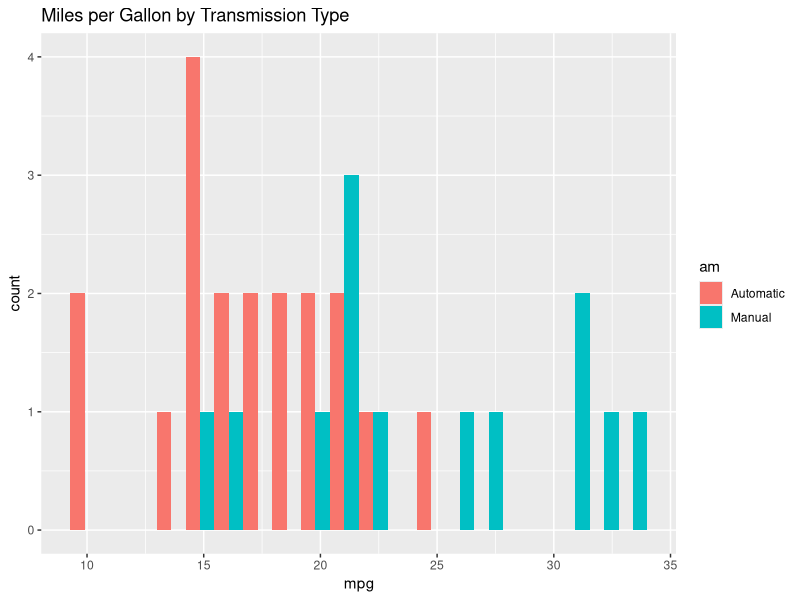
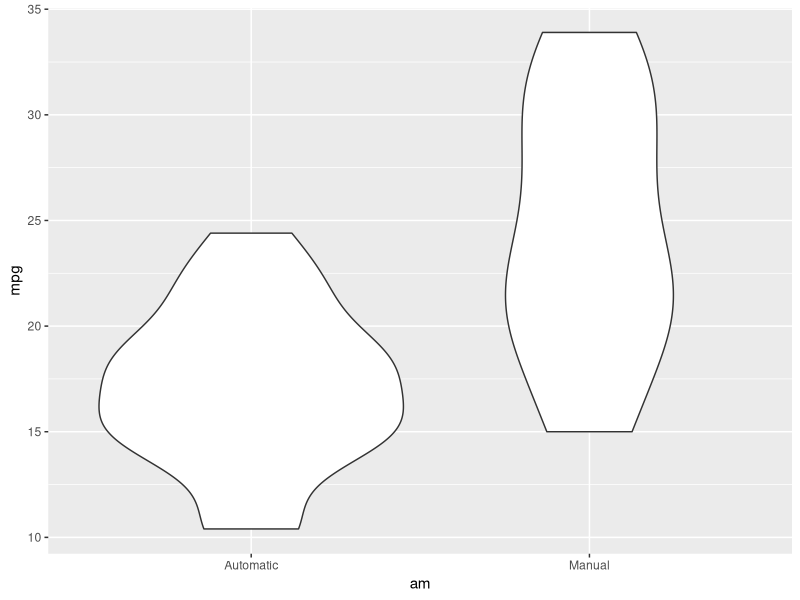
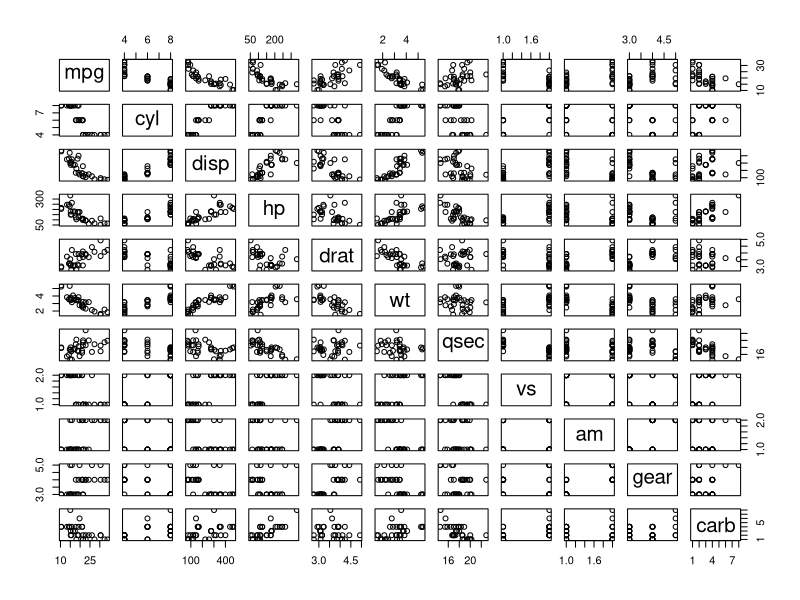
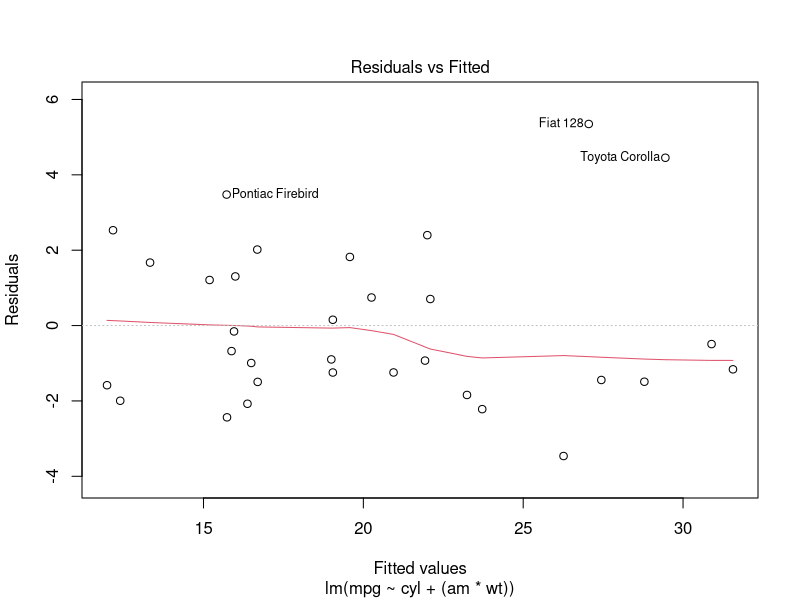
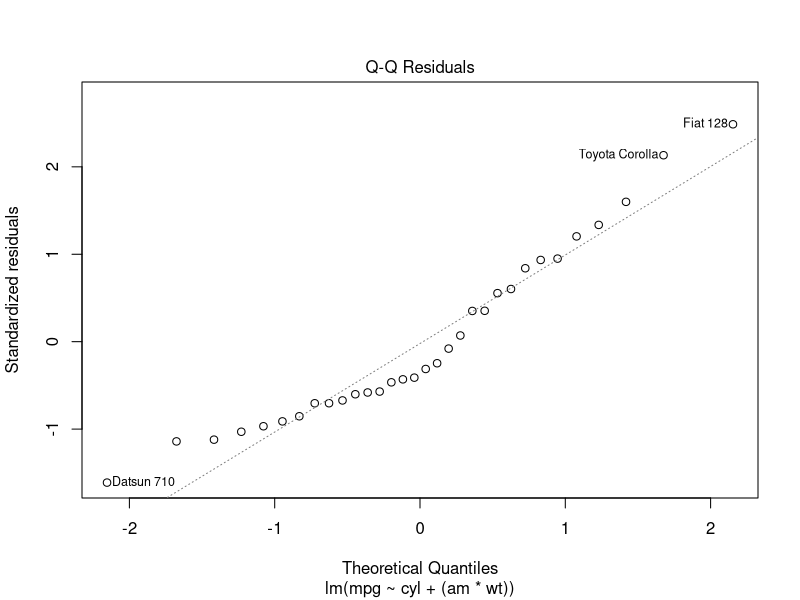
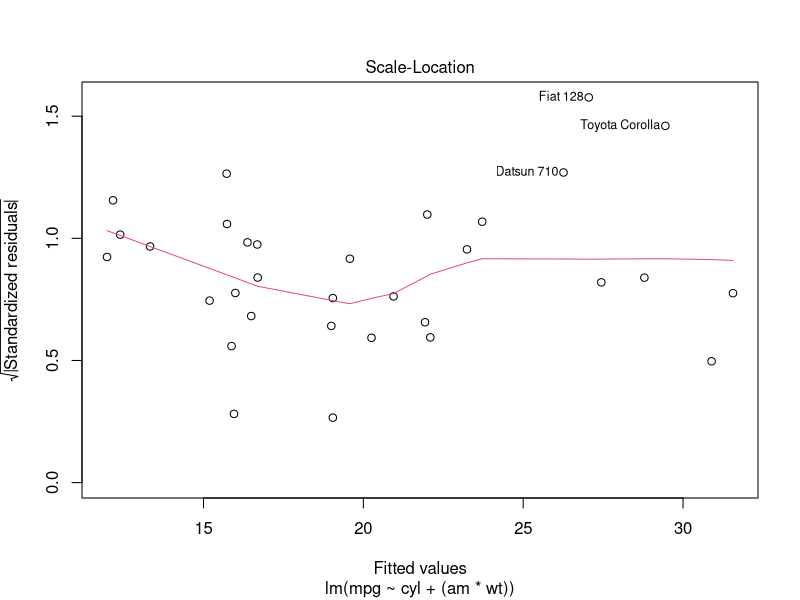
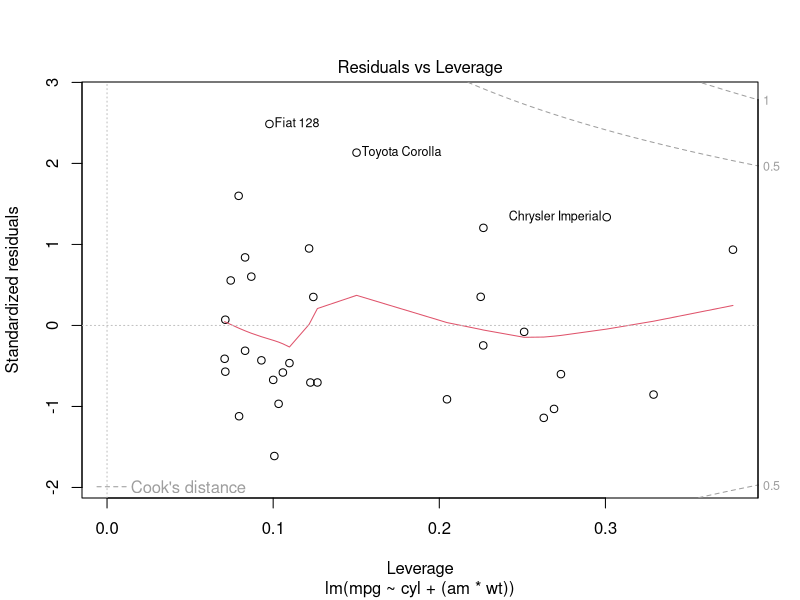

These figures' R source, in order:
## ---- chunk 1
library(tidyverse)
library(ggplot2)
## ---- chunk 2
summary(mtcars)
## ---- chunk 3
str(mtcars)
## ---- chunk 4
mtrend <- mtcars
mtrend$vs <- ifelse(mtcars$vs == 1,"Straight","V-engine")
mtrend$am <- ifelse(mtcars$am ==1,"Manual","Automatic")

mtrend$vs <- as.factor(mtrend$vs)
mtrend$am <- as.factor(mtrend$am)
## ---- chunk 5
model_1 <- lm(mpg~.,data=mtrend)
## ---- chunk 6
model_2 <- lm(mpg~cyl+disp+drat+wt,data=mtrend)
## ---- chunk 7
model_3 <- lm(mpg~cyl+(am*wt),data=mtrend)
## ---- chunk 8
g <- mtrend %>% ggplot(aes(mpg))

g + geom_histogram(aes(fill=am),position = "dodge",bins = 20) + labs(title = "Miles per Gallon by Transmission Type")
## ---- chunk 9
g <- mtrend %>% ggplot(aes(am,mpg))

g + geom_violin()
## ---- chunk 10
pairs(mtrend)
## ---- chunk 11
summary(model_1)
## ---- chunk 12
summary(model_2)
## ---- chunk 13
summary(model_3)
## ---- chunk 14
plot(model_3)
